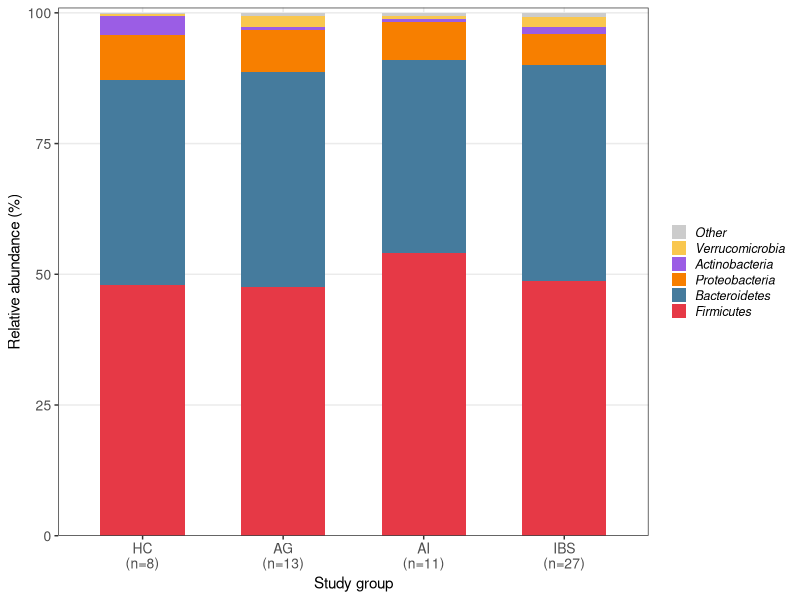
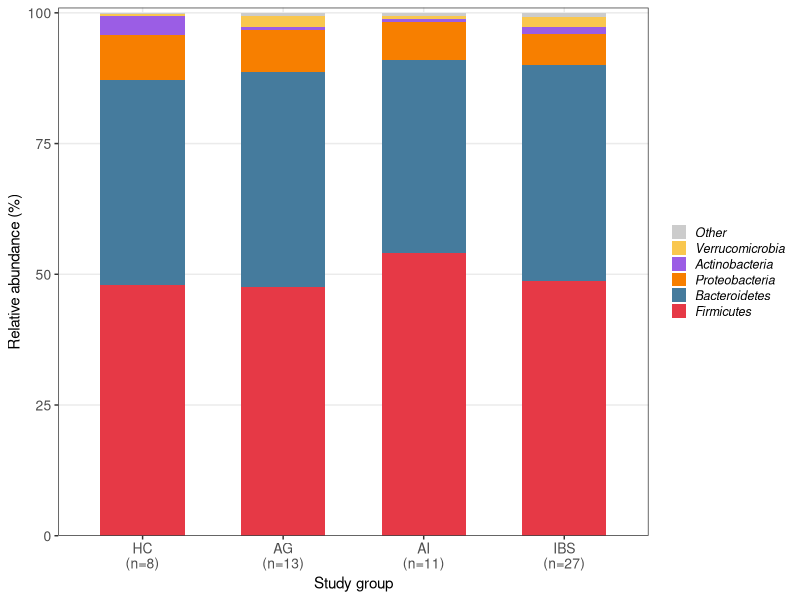
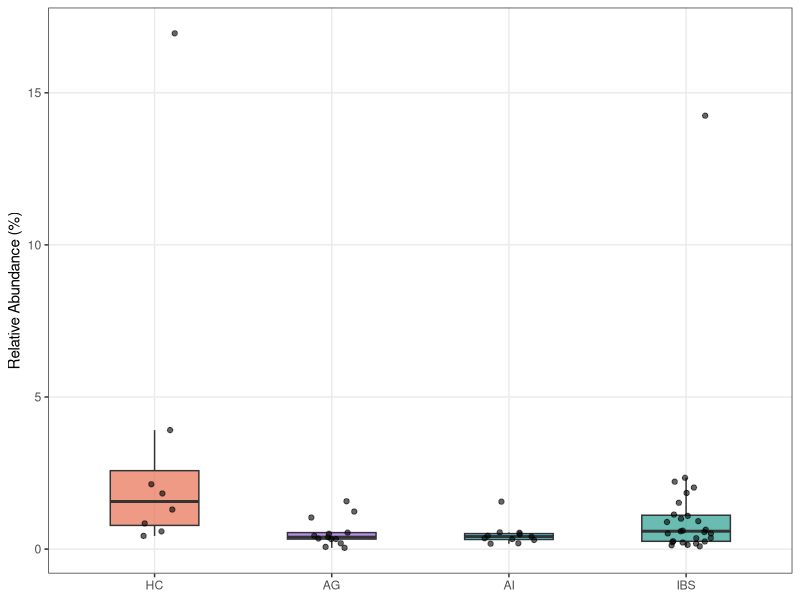
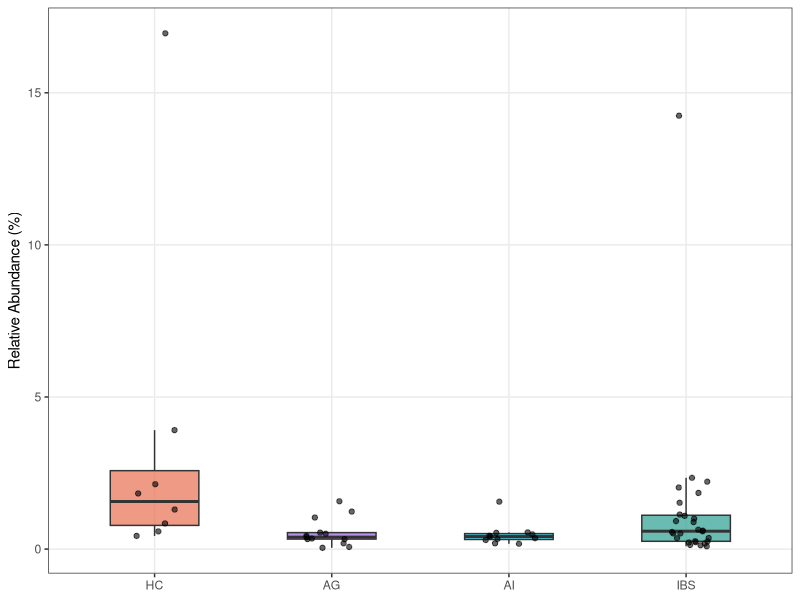
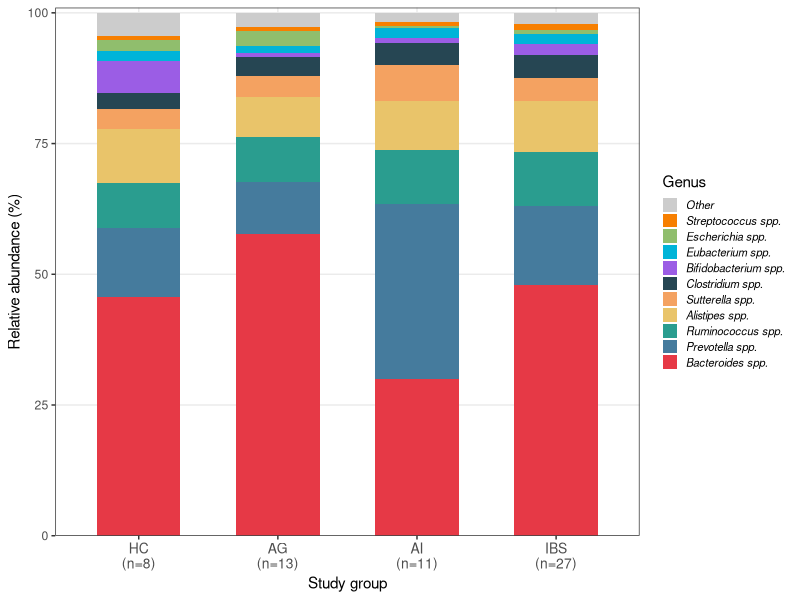
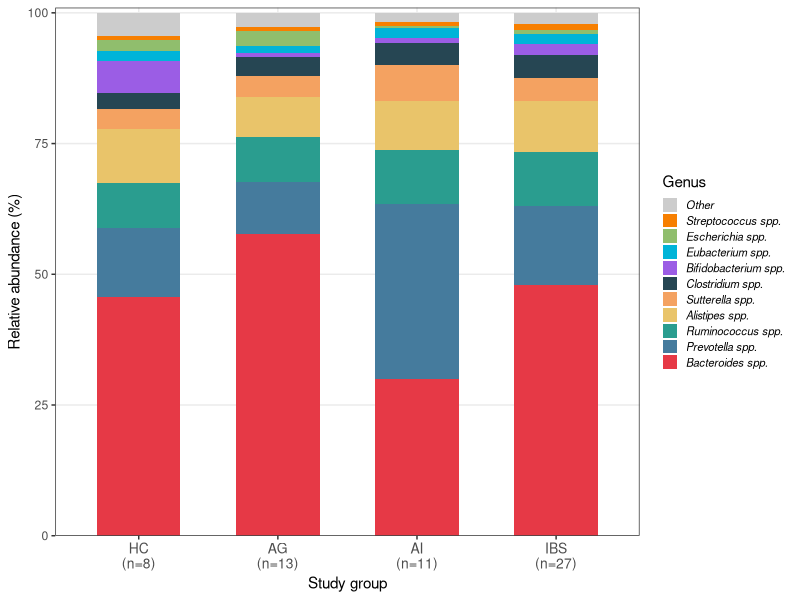
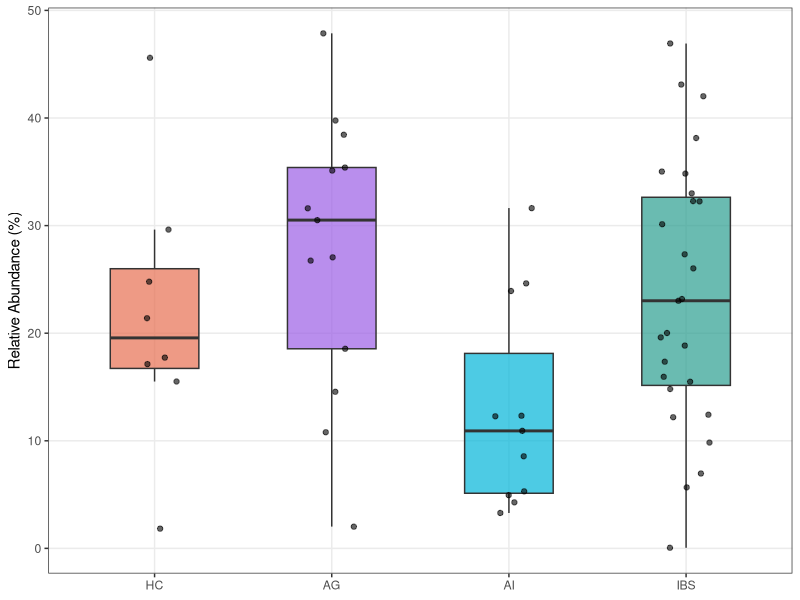
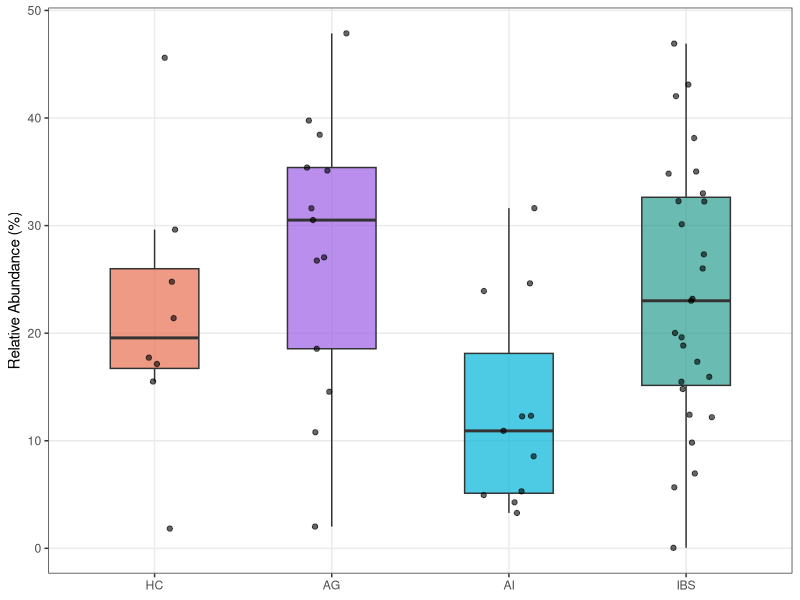

Write the R code that produced these figures, in order.
# ============================================================
# Script 05: Figure Generation
# Candrea et al. - Gut Microbiota Comparative Analysis
# Biomedicines 2025
# ============================================================
# Description:
# Generates all manuscript figures (Figures 1-3 and 6).
# Note: Figure 4 (alpha diversity) and Figure 5 (PCoA) were
# generated using MicrobiomeAnalyst v2.0 (Lu et al., 2023).
#
# Input:
#   - De analizat.xlsx (sheets: Phylum, Genus)
#   - Adriana Rusu_Baza de date pacienti.xlsx
#
# Output:
#   - Figure_1A.png/pdf  (Phylum-level stacked bar plot)
#   - Figure_1B.png/pdf  (Actinobacteria boxplot)
#   - Figure_2.png/pdf   (Genus stacked bar plot top 10)
#   - Figure_3A.png/pdf  (Bacteroides spp. boxplot)
#   - Figure_3B.png/pdf  (Bifidobacterium spp. boxplot)
#   - Figure_6.png/pdf   (Spearman scatter plots A/B/C)
# ============================================================

library(readxl)
library(ggplot2)
library(dplyr)
library(tidyr)
library(ggpubr)

# Group colors and order consistent across all figures
group_colors <- c("HC" = "#E76F51", "IBS" = "#2A9D8F", "AG" = "#9B5DE5", "AI" = "#00B4D8")
group_levels <- c("HC", "AG", "AI", "IBS")

# ============================================================
# LOAD AND CLEAN DATA
# ============================================================

clean_taxa_data <- function(sheet_name) {
  df        <- read_excel("De analizat.xlsx", sheet = sheet_name)
  taxa_cols <- colnames(df)[!colnames(df) %in% c("Subject", "Group")]
  df[taxa_cols] <- lapply(df[taxa_cols], as.numeric)
  clean_names   <- trimws(gsub(" \\(%\\)|\\(%\\)", "", taxa_cols))
  colnames(df)[colnames(df) %in% taxa_cols] <- clean_names
  df$Group <- factor(df$Group, levels = group_levels)
  return(df)
}

phylum_data <- clean_taxa_data("Phylum")
genus_data  <- clean_taxa_data("Genus")

phylum_taxa <- colnames(phylum_data)[!colnames(phylum_data) %in% c("Subject", "Group")]
genus_taxa  <- colnames(genus_data)[!colnames(genus_data)  %in% c("Subject", "Group")]

cat("Data loaded. Phylum taxa:", length(phylum_taxa),
    "| Genus taxa:", length(genus_taxa), "\n")

# ============================================================
# FIGURE 1A — Phylum stacked bar plot
# ============================================================

# Normalize per sample to 100%
phylum_norm <- phylum_data
phylum_norm[, phylum_taxa] <- phylum_data[, phylum_taxa] /
  rowSums(phylum_data[, phylum_taxa], na.rm = TRUE) * 100

# Main phyla — consistent with Table 2
main_phyla <- c("Firmicutes", "Bacteroidetes", "Proteobacteria",
                "Actinobacteria", "Verrucomicrobia")

mean_phylum <- phylum_norm %>%
  group_by(Group) %>%
  summarise(across(all_of(main_phyla), mean, na.rm = TRUE), .groups = "drop")

mean_phylum$Other <- 100 - rowSums(mean_phylum[, main_phyla])

mean_phylum_long <- mean_phylum %>%
  pivot_longer(cols = c(all_of(main_phyla), "Other"),
               names_to = "Taxon", values_to = "Abundance")

taxa_order_phylum <- c("Other", "Verrucomicrobia", "Actinobacteria",
                       "Proteobacteria", "Bacteroidetes", "Firmicutes")
mean_phylum_long$Taxon <- factor(mean_phylum_long$Taxon, levels = taxa_order_phylum)

n_phylum <- phylum_data %>% count(Group)
group_labels_phylum <- setNames(
  paste0(n_phylum$Group, "\n(n=", n_phylum$n, ")"), n_phylum$Group)

phylum_colors <- c(
  "Other"           = "#CCCCCC",
  "Verrucomicrobia" = "#F9C74F",
  "Actinobacteria"  = "#9B5DE5",
  "Proteobacteria"  = "#F77F00",
  "Bacteroidetes"   = "#457B9D",
  "Firmicutes"      = "#E63946"
)

p1a <- ggplot(mean_phylum_long, aes(x = Group, y = Abundance, fill = Taxon)) +
  geom_bar(stat = "identity", position = "stack", width = 0.6) +
  scale_fill_manual(values = phylum_colors) +
  scale_x_discrete(labels = group_labels_phylum) +
  scale_y_continuous(expand = c(0, 0), limits = c(0, 101)) +
  theme_bw() +
  theme(axis.text.x    = element_text(size = 10),
        axis.text.y    = element_text(size = 10),
        legend.text    = element_text(size = 9, face = "italic"),
        legend.key.size = unit(0.4, "cm"),
        legend.title   = element_blank(),
        panel.grid.minor = element_blank()) +
  labs(x = "Study group", y = "Relative abundance (%)")

ggsave("Figure_1A.pdf", p1a, width = 7, height = 5, dpi = 300)
ggsave("Figure_1A.png", p1a, width = 7, height = 5, dpi = 300)
cat("Figure 1A saved.\n")

# ============================================================
# FIGURE 1B — Actinobacteria boxplot
# ============================================================

actin_data       <- phylum_data[, c("Group", "Actinobacteria")]
colnames(actin_data)[2] <- "Abundance"

p1b <- ggplot(actin_data, aes(x = Group, y = Abundance, fill = Group)) +
  geom_boxplot(outlier.shape = NA, alpha = 0.7, width = 0.5) +
  geom_jitter(width = 0.15, size = 1.5, alpha = 0.6) +
  scale_fill_manual(values = group_colors) +
  theme_bw() +
  theme(legend.position = "none", panel.grid.minor = element_blank()) +
  labs(x = NULL, y = "Relative Abundance (%)")

ggsave("Figure_1B.pdf", p1b, width = 5, height = 5, dpi = 300)
ggsave("Figure_1B.png", p1b, width = 5, height = 5, dpi = 300)
cat("Figure 1B saved.\n")

# ============================================================
# FIGURE 2 — Genus stacked bar plot (top 10 + Other)
# ============================================================

genus_norm <- genus_data
genus_norm[, genus_taxa] <- genus_data[, genus_taxa] /
  rowSums(genus_data[, genus_taxa], na.rm = TRUE) * 100

global_means_genus <- colMeans(genus_norm[, genus_taxa], na.rm = TRUE)
top10 <- names(sort(global_means_genus, decreasing = TRUE))[1:10]

mean_genus <- genus_norm %>%
  group_by(Group) %>%
  summarise(across(all_of(genus_taxa), mean, na.rm = TRUE), .groups = "drop")

mean_genus$Other <- 100 - rowSums(mean_genus[, top10])

mean_genus_long <- mean_genus %>%
  pivot_longer(cols = c(all_of(top10), "Other"),
               names_to = "Taxon", values_to = "Abundance")

mean_genus_long$Taxon <- factor(mean_genus_long$Taxon,
                                levels = c("Other", rev(top10)))
mean_genus_long$Group <- factor(mean_genus_long$Group, levels = group_levels)

n_genus <- genus_data %>% count(Group)
group_labels_genus <- setNames(
  paste0(n_genus$Group, "\n(n=", n_genus$n, ")"), n_genus$Group)

taxon_colors_genus <- c(
  "Other" = "#CCCCCC",
  setNames(c("#E63946","#457B9D","#2A9D8F","#E9C46A","#F4A261",
             "#264653","#9B5DE5","#00B4D8","#90BE6D","#F77F00"), top10))

p2 <- ggplot(mean_genus_long, aes(x = Group, y = Abundance, fill = Taxon)) +
  geom_bar(stat = "identity", position = "stack", width = 0.6) +
  scale_fill_manual(values = taxon_colors_genus) +
  scale_x_discrete(labels = group_labels_genus) +
  scale_y_continuous(expand = c(0, 0), limits = c(0, 101)) +
  theme_bw() +
  theme(axis.text.x    = element_text(size = 10),
        legend.text    = element_text(size = 8, face = "italic"),
        legend.key.size = unit(0.4, "cm"),
        panel.grid.minor = element_blank()) +
  labs(x = "Study group", y = "Relative abundance (%)", fill = "Genus")

ggsave("Figure_2.pdf", p2, width = 9, height = 6, dpi = 300)
ggsave("Figure_2.png", p2, width = 9, height = 6, dpi = 300)
cat("Figure 2 saved.\n")

# ============================================================
# FIGURE 3A — Bacteroides spp. boxplot
# ============================================================

bact_data       <- genus_data[, c("Group", "Bacteroides spp.")]
colnames(bact_data)[2] <- "Abundance"

p3a <- ggplot(bact_data, aes(x = Group, y = Abundance, fill = Group)) +
  geom_boxplot(outlier.shape = NA, alpha = 0.7, width = 0.5) +
  geom_jitter(width = 0.15, size = 1.5, alpha = 0.6) +
  scale_fill_manual(values = group_colors) +
  theme_bw() +
  theme(legend.position = "none", panel.grid.minor = element_blank()) +
  labs(x = NULL, y = "Relative Abundance (%)")

ggsave("Figure_3A.pdf", p3a, width = 5, height = 5, dpi = 300)
ggsave("Figure_3A.png", p3a, width = 5, height = 5, dpi = 300)
cat("Figure 3A saved.\n")

# ============================================================
# FIGURE 3B — Bifidobacterium spp. boxplot
# ============================================================

bifi_data       <- genus_data[, c("Group", "Bifidobacterium spp.")]
colnames(bifi_data)[2] <- "Abundance"

p3b <- ggplot(bifi_data, aes(x = Group, y = Abundance, fill = Group)) +
  geom_boxplot(outlier.shape = NA, alpha = 0.7, width = 0.5) +
  geom_jitter(width = 0.15, size = 1.5, alpha = 0.6) +
  scale_fill_manual(values = group_colors) +
  theme_bw() +
  theme(legend.position = "none", panel.grid.minor = element_blank()) +
  labs(x = NULL, y = "Relative Abundance (%)")

ggsave("Figure_3B.pdf", p3b, width = 5, height = 5, dpi = 300)
ggsave("Figure_3B.png", p3b, width = 5, height = 5, dpi = 300)
cat("Figure 3B saved.\n")

# ============================================================
# FIGURE 6 — Spearman scatter plots A/B/C
# ============================================================

read_sheet_clinical <- function(sheet_name) {
  df         <- read_excel("Adriana Rusu_Baza de date pacienti.xlsx",
                            sheet = sheet_name, col_names = FALSE)
  headers    <- as.character(df[2, ])
  headers[1] <- "Subject"
  headers[2] <- "Group"
  data       <- df[3:nrow(df), ]
  colnames(data) <- headers
  return(data)
}

hc  <- read_sheet_clinical("Healthy control")
ibs <- read_sheet_clinical("Irritable bowl syndrome")
ai  <- read_sheet_clinical("Autoimmunity")
ag  <- read_sheet_clinical("Anxiety")

combined       <- bind_rows(hc, ibs, ai, ag)
combined$Group <- factor(combined$Group, levels = group_levels)

vars_needed <- c("Actinobacteria**", "Bifidobacterium spp.**",
                 "Bacteroides spp.**", "Lactate production",
                 "Acetate / propionate")
combined[vars_needed] <- lapply(combined[vars_needed], as.numeric)

colnames(combined)[colnames(combined) == "Actinobacteria**"]       <- "Actinobacteria"
colnames(combined)[colnames(combined) == "Bifidobacterium spp.**"] <- "Bifidobacterium"
colnames(combined)[colnames(combined) == "Bacteroides spp.**"]     <- "Bacteroides"
colnames(combined)[colnames(combined) == "Lactate production"]     <- "Lactate"
colnames(combined)[colnames(combined) == "Acetate / propionate"]   <- "Acetate.Propionate"

p6a <- ggplot(combined, aes(x = Actinobacteria, y = Lactate, color = Group)) +
  geom_point(size = 2.5, alpha = 0.8) +
  geom_smooth(method = "lm", se = TRUE, color = "gray40", linetype = "dashed") +
  scale_color_manual(values = group_colors) +
  stat_cor(method = "spearman", label.x.npc = "left", label.y.npc = "top", size = 3) +
  theme_bw() +
  theme(legend.title = element_blank(), panel.grid.minor = element_blank()) +
  labs(x = "Actinobacteria (%)", y = "Lactate production (%)")

p6b <- ggplot(combined, aes(x = Bifidobacterium, y = Lactate, color = Group)) +
  geom_point(size = 2.5, alpha = 0.8) +
  geom_smooth(method = "lm", se = TRUE, color = "gray40", linetype = "dashed") +
  scale_color_manual(values = group_colors) +
  stat_cor(method = "spearman", label.x.npc = "left", label.y.npc = "top", size = 3) +
  theme_bw() +
  theme(legend.title = element_blank(), panel.grid.minor = element_blank()) +
  labs(x = "Bifidobacterium spp. (%)", y = "Lactate production (%)")

p6c <- ggplot(combined, aes(x = Bacteroides, y = Acetate.Propionate, color = Group)) +
  geom_point(size = 2.5, alpha = 0.8) +
  geom_smooth(method = "lm", se = TRUE, color = "gray40", linetype = "dashed") +
  scale_color_manual(values = group_colors) +
  stat_cor(method = "spearman", label.x.npc = "left", label.y.npc = "top", size = 3) +
  theme_bw() +
  theme(legend.title = element_blank(), panel.grid.minor = element_blank()) +
  labs(x = "Bacteroides spp. (%)", y = "Acetate/Propionate ratio")

figure_6 <- ggarrange(p6a, p6b, p6c,
                      ncol = 3, nrow = 1,
                      labels = c("A", "B", "C"),
                      common.legend = TRUE,
                      legend = "right")

ggsave("Figure_6.pdf", figure_6, width = 14, height = 5, dpi = 300)
ggsave("Figure_6.png", figure_6, width = 14, height = 5, dpi = 300)
cat("Figure 6 saved.\n")

cat("\nAll figures saved successfully.\n")
cat("Note: Figure 4 (alpha diversity) and Figure 5 (PCoA) were\n")
cat("generated using MicrobiomeAnalyst v2.0 (Lu et al., 2023).\n")
